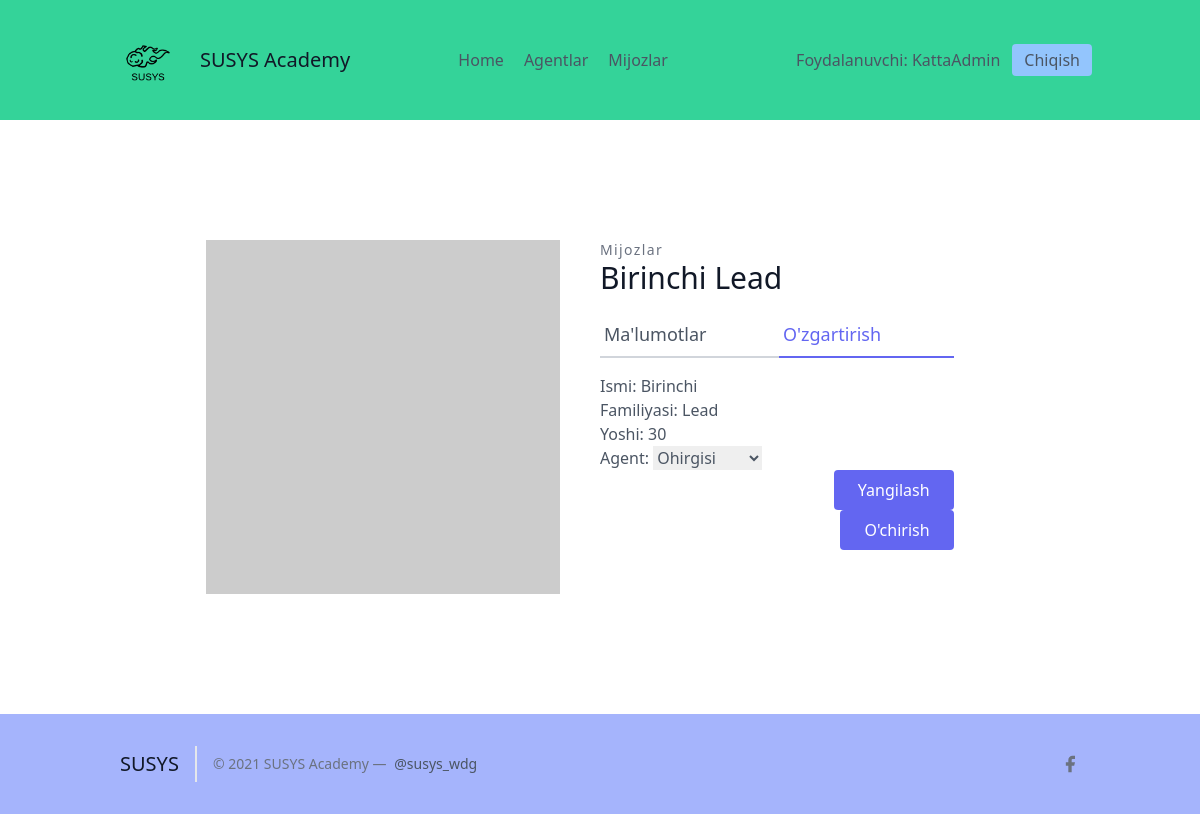
The page /leads/1/update_detail (signed in) on the database its author committed.
### leads/models.py (models this page shows, shortened)
class User(AbstractUser):
    is_organisor = models.BooleanField(default=True)
    is_agent = models.BooleanField(default=False)

class Lead(models.Model):
    ismi = models.CharField(max_length=20)
    familiyasi = models.CharField(max_length=20)
    yoshi = models.IntegerField(default=0)
    organisation = models.ForeignKey(UserProfile, on_delete=models.CASCADE)
    agent = models.ForeignKey("Agent", null=True, blank=True, on_delete=models.SET_NULL)
    category = models.ForeignKey("Category", null=True, blank=True, on_delete=models.SET_NULL)

### leads/views.py (the view, shortened to what this page needs)
# urls.py: path('<int:pk>/update_detail', LeadUpdateView.as_view(), name="update"),
class LeadUpdateView(OrganiserAndLoginRequiredMixin, UpdateView):
    template_name = "leads/leads_update.html"
    queryset = Lead.objects.all()
    form_class = LeadModelForm

### leads/forms.py
class LeadModelForm(forms.ModelForm):
    class Meta:
        model = Lead
        fields = (
            "ismi",
            "familiyasi",
            "yoshi",
            "agent"
        )

### agents/mixins.py (called while the page is built)
    def dispatch(self, request, *args, **kwargs):
        if not request.user.is_authenticated or not request.user.is_organisor:
            return redirect("login")
        return super().dispatch(request, *args, **kwargs)

### leads/models.py (called while the page is built)
    def __str__(self):
        return str(self.user)

### leads/templates/leads/leads_update.html (shortened to what this page needs)
{% extends 'base.html' %}
{% block content %}
    <section class="text-gray-600 body-font overflow-hidden">
    <div class="container px-5 py-24 mx-auto">
    <div class="lg:w-4/5 mx-auto flex flex-wrap">
        <img alt="ecommerce" class="lg:w-1/2 w-full lg:pr-10 lg:py-6 mb-6 lg:mb-0 object-cover object-center rounded" src="https://dummyimage.com/400x400">
    <div class="lg:w-1/2 w-full lg:pr-10 lg:py-6 mb-6 lg:mb-0">
        <h2 class="text-sm title-font text-gray-500 tracking-widest">Mijozlar</h2>
        <h1 class="text-gray-900 text-3xl title-font font-medium mb-4">{{ lead.ismi }} {{ lead.familiyasi }}</h1>
        <div class="flex mb-4">
            <a href="{% url 'leads:detallar' lead.pk %}" class="flex-grow border-b-2 border-gray-300 py-2 text-lg px-1">
                Ma'lumotlar
            </a>
            <a href="{% url 'leads:update' lead.pk %}" class="flex-grow text-indigo-500 border-b-2 border-indigo-500 py-2 text-lg px-1">
                O'zgartirish
            </a>
        </div>
        <form method="post">
            <p>
            {{ form.as_p }}
            <button type="submit" class="flex ml-auto text-white bg-indigo-500 border-0 py-2 px-6 focus:outline-none hover:bg-indigo-600 rounded">Yangilash</button>
            <button class="flex ml-auto text-white bg-indigo-500 border-0 py-2 px-6 focus:outline-none hover:bg-indigo-600 rounded"><a href="{% url 'leads:delete' lead.pk %}">O'chirish </a></button>
        </form>
    </div>
    </div>
    </div>
    </section>
{% endblock %}

### frontend/details/navbar.html
{% load static %}
<header class="text-gray-600 body-font bg-green-400">
  <div class="container mx-auto flex flex-wrap p-5 flex-col md:flex-row items-center">
    <a class="flex title-font font-medium items-center text-gray-900 mb-4 md:mb-0">
      <img src="{% static 'img/logo-dark.png' %}" style="width: 80px;" alt="Logo">
      <span class="ml-3 text-xl">SUSYS Academy</span>
    </a>
    <nav class="md:ml-auto md:mr-auto flex flex-wrap items-center text-base justify-center">
      <a href="/" class="mr-5 hover:text-gray-900">Home</a>
    {% if not request.user.is_authenticated %}
      </nav>
        <button class="inline-flex items-center bg-blue-300 border-0 py-1 px-3 focus:outline-none hover:bg-blue-200 rounded text-base mt-4 md:mt-0" style="margin-right: 20px">
          <a  href="{% url 'signup' %}">Ro'yxatdan o'tish
          </a>
        </button>
    {% else %}
      {% if request.user.is_organisor %}
        <a href="/agents/" class="mr-5 hover:text-gray-900">Agentlar</a>
      {% endif %}
        <a href="/leads/" class="mr-5 hover:text-gray-900">Mijozlar</a>
      </nav>
    {% endif %}
    {% if request.user.is_authenticated %}
      Foydalanuvchi: {{ request.user.username }}
      <button class="ml-3 inline-flex items-center bg-blue-300 border-0 py-1 px-3 focus:outline-none hover:bg-blue-200 rounded text-base mt-4 md:mt-0">
        <a  href="{% url 'logout' %}">Chiqish
        </a>
      </button>
    {% else %}
    <button class="inline-flex items-center bg-blue-300 border-0 py-1 px-3 focus:outline-none hover:bg-blue-200 rounded text-base mt-4 md:mt-0">
      <a href="{% url 'login' %}">Kirish
    </a>
    </button>
    {% endif %}
  </div>
</header>

### rows shown on the page
User: user.username "KattaAdmin"
Lead: ismi "Birinchi", familiyasi "Lead", yoshi "30", agent "Ohirgisi"
